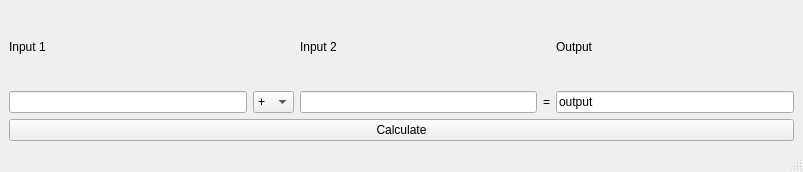
<?xml version="1.0" encoding="UTF-8"?>
<ui version="4.0">
 <class>MainWindow</class>
 <widget class="QMainWindow" name="MainWindow">
  <property name="geometry">
   <rect>
    <x>0</x>
    <y>0</y>
    <width>803</width>
    <height>172</height>
   </rect>
  </property>
  <property name="windowTitle">
   <string>Calculator</string>
  </property>
  <widget class="QWidget" name="centralwidget">
   <layout class="QGridLayout" name="gridLayout_2">
    <item row="0" column="0">
     <layout class="QGridLayout" name="gridLayout">
      <item row="0" column="0">
       <widget class="QLabel" name="label_inp1">
        <property name="text">
         <string>Input 1</string>
        </property>
       </widget>
      </item>
      <item row="0" column="2">
       <widget class="QLabel" name="label_inp2">
        <property name="text">
         <string>Input 2</string>
        </property>
       </widget>
      </item>
      <item row="1" column="0">
       <widget class="QLineEdit" name="inp1"/>
      </item>
      <item row="1" column="1">
       <widget class="QComboBox" name="operators">
        <item>
         <property name="text">
          <string>+</string>
         </property>
        </item>
        <item>
         <property name="text">
          <string>-</string>
         </property>
        </item>
        <item>
         <property name="text">
          <string>*</string>
         </property>
        </item>
        <item>
         <property name="text">
          <string>/</string>
         </property>
        </item>
        <item>
         <property name="text">
          <string>%</string>
         </property>
        </item>
        <item>
         <property name="text">
          <string>//</string>
         </property>
        </item>
        <item>
         <property name="text">
          <string>**</string>
         </property>
        </item>
       </widget>
      </item>
      <item row="1" column="3">
       <widget class="QLabel" name="label_equals">
        <property name="text">
         <string>=</string>
        </property>
       </widget>
      </item>
      <item row="1" column="4">
       <widget class="QLineEdit" name="output">
        <property name="text">
         <string>output</string>
        </property>
       </widget>
      </item>
      <item row="0" column="4">
       <widget class="QLabel" name="label_output">
        <property name="text">
         <string>Output</string>
        </property>
       </widget>
      </item>
      <item row="1" column="2">
       <widget class="QLineEdit" name="inp2"/>
      </item>
     </layout>
    </item>
    <item row="1" column="0">
     <widget class="QPushButton" name="calculate">
      <property name="text">
       <string>Calculate</string>
      </property>
     </widget>
    </item>
   </layout>
   <zorder>lineEdit_2</zorder>
   <zorder>output</zorder>
   <zorder>label_inp1</zorder>
   <zorder>label_inp2</zorder>
   <zorder>label_output</zorder>
   <zorder>label_equals</zorder>
   <zorder>inp1</zorder>
   <zorder>operators</zorder>
   <zorder>inp2</zorder>
   <zorder>calculate</zorder>
  </widget>
  <widget class="QMenuBar" name="menubar">
   <property name="geometry">
    <rect>
     <x>0</x>
     <y>0</y>
     <width>803</width>
     <height>26</height>
    </rect>
   </property>
  </widget>
  <widget class="QStatusBar" name="statusbar"/>
 </widget>
 <resources/>
 <connections/>
</ui>
